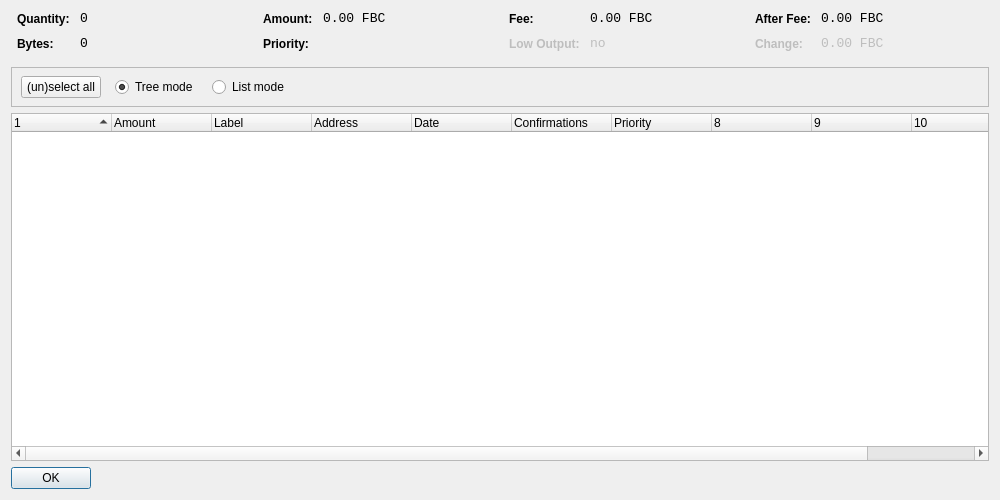
<?xml version="1.0" encoding="UTF-8"?>
<ui version="4.0">
 <class>CoinControlDialog</class>
 <widget class="QDialog" name="CoinControlDialog">
  <property name="geometry">
   <rect>
    <x>0</x>
    <y>0</y>
    <width>1000</width>
    <height>500</height>
   </rect>
  </property>
  <property name="windowTitle">
   <string>Coin Control</string>
  </property>
  <layout class="QVBoxLayout" name="verticalLayout">
   <item>
    <layout class="QHBoxLayout" name="horizontalLayoutTop" stretch="0,0,0,0">
     <property name="topMargin">
      <number>0</number>
     </property>
     <property name="bottomMargin">
      <number>10</number>
     </property>
     <item>
      <layout class="QFormLayout" name="formLayoutCoinControl1">
       <property name="horizontalSpacing">
        <number>10</number>
       </property>
       <property name="verticalSpacing">
        <number>10</number>
       </property>
       <property name="leftMargin">
        <number>6</number>
       </property>
       <property name="rightMargin">
        <number>6</number>
       </property>
       <item row="0" column="0">
        <widget class="QLabel" name="labelCoinControlQuantityText">
         <property name="styleSheet">
          <string notr="true">font-weight:bold;</string>
         </property>
         <property name="text">
          <string>Quantity:</string>
         </property>
        </widget>
       </item>
       <item row="0" column="1">
        <widget class="QLabel" name="labelCoinControlQuantity">
         <property name="font">
          <font>
           <family>Monospace</family>
           <pointsize>10</pointsize>
          </font>
         </property>
         <property name="cursor">
          <cursorShape>IBeamCursor</cursorShape>
         </property>
         <property name="contextMenuPolicy">
          <enum>Qt::ActionsContextMenu</enum>
         </property>
         <property name="text">
          <string notr="true">0</string>
         </property>
         <property name="textInteractionFlags">
          <set>Qt::LinksAccessibleByMouse|Qt::TextSelectableByKeyboard|Qt::TextSelectableByMouse</set>
         </property>
        </widget>
       </item>
       <item row="1" column="0">
        <widget class="QLabel" name="labelCoinControlBytesText">
         <property name="styleSheet">
          <string notr="true">font-weight:bold;</string>
         </property>
         <property name="text">
          <string>Bytes:</string>
         </property>
        </widget>
       </item>
       <item row="1" column="1">
        <widget class="QLabel" name="labelCoinControlBytes">
         <property name="font">
          <font>
           <family>Monospace</family>
           <pointsize>10</pointsize>
          </font>
         </property>
         <property name="cursor">
          <cursorShape>IBeamCursor</cursorShape>
         </property>
         <property name="contextMenuPolicy">
          <enum>Qt::ActionsContextMenu</enum>
         </property>
         <property name="text">
          <string notr="true">0</string>
         </property>
         <property name="textInteractionFlags">
          <set>Qt::LinksAccessibleByMouse|Qt::TextSelectableByKeyboard|Qt::TextSelectableByMouse</set>
         </property>
        </widget>
       </item>
      </layout>
     </item>
     <item>
      <layout class="QFormLayout" name="formLayoutCoinControl2">
       <property name="horizontalSpacing">
        <number>10</number>
       </property>
       <property name="verticalSpacing">
        <number>10</number>
       </property>
       <property name="leftMargin">
        <number>6</number>
       </property>
       <property name="rightMargin">
        <number>6</number>
       </property>
       <item row="0" column="0">
        <widget class="QLabel" name="labelCoinControlAmountText">
         <property name="styleSheet">
          <string notr="true">font-weight:bold;</string>
         </property>
         <property name="text">
          <string>Amount:</string>
         </property>
        </widget>
       </item>
       <item row="0" column="1">
        <widget class="QLabel" name="labelCoinControlAmount">
         <property name="font">
          <font>
           <family>Monospace</family>
           <pointsize>10</pointsize>
          </font>
         </property>
         <property name="cursor">
          <cursorShape>IBeamCursor</cursorShape>
         </property>
         <property name="contextMenuPolicy">
          <enum>Qt::ActionsContextMenu</enum>
         </property>
         <property name="text">
          <string notr="true">0.00 FBC</string>
         </property>
         <property name="textInteractionFlags">
          <set>Qt::LinksAccessibleByMouse|Qt::TextSelectableByKeyboard|Qt::TextSelectableByMouse</set>
         </property>
        </widget>
       </item>
       <item row="1" column="0">
        <widget class="QLabel" name="labelCoinControlPriorityText">
         <property name="styleSheet">
          <string notr="true">font-weight:bold;</string>
         </property>
         <property name="text">
          <string>Priority:</string>
         </property>
        </widget>
       </item>
       <item row="1" column="1">
        <widget class="QLabel" name="labelCoinControlPriority">
         <property name="font">
          <font>
           <family>Monospace</family>
           <pointsize>10</pointsize>
          </font>
         </property>
         <property name="cursor">
          <cursorShape>IBeamCursor</cursorShape>
         </property>
         <property name="contextMenuPolicy">
          <enum>Qt::ActionsContextMenu</enum>
         </property>
         <property name="text">
          <string/>
         </property>
         <property name="textInteractionFlags">
          <set>Qt::LinksAccessibleByMouse|Qt::TextSelectableByKeyboard|Qt::TextSelectableByMouse</set>
         </property>
        </widget>
       </item>
      </layout>
     </item>
     <item>
      <layout class="QFormLayout" name="formLayoutCoinControl3">
       <property name="horizontalSpacing">
        <number>10</number>
       </property>
       <property name="verticalSpacing">
        <number>10</number>
       </property>
       <property name="leftMargin">
        <number>6</number>
       </property>
       <property name="rightMargin">
        <number>6</number>
       </property>
       <item row="0" column="0">
        <widget class="QLabel" name="labelCoinControlFeeText">
         <property name="styleSheet">
          <string notr="true">font-weight:bold;</string>
         </property>
         <property name="text">
          <string>Fee:</string>
         </property>
        </widget>
       </item>
       <item row="0" column="1">
        <widget class="QLabel" name="labelCoinControlFee">
         <property name="font">
          <font>
           <family>Monospace</family>
           <pointsize>10</pointsize>
          </font>
         </property>
         <property name="cursor">
          <cursorShape>IBeamCursor</cursorShape>
         </property>
         <property name="contextMenuPolicy">
          <enum>Qt::ActionsContextMenu</enum>
         </property>
         <property name="text">
          <string notr="true">0.00 FBC</string>
         </property>
         <property name="textInteractionFlags">
          <set>Qt::LinksAccessibleByMouse|Qt::TextSelectableByKeyboard|Qt::TextSelectableByMouse</set>
         </property>
        </widget>
       </item>
       <item row="1" column="0">
        <widget class="QLabel" name="labelCoinControlLowOutputText">
         <property name="enabled">
          <bool>false</bool>
         </property>
         <property name="styleSheet">
          <string notr="true">font-weight:bold;</string>
         </property>
         <property name="text">
          <string>Low Output:</string>
         </property>
        </widget>
       </item>
       <item row="1" column="1">
        <widget class="QLabel" name="labelCoinControlLowOutput">
         <property name="enabled">
          <bool>false</bool>
         </property>
         <property name="font">
          <font>
           <family>Monospace</family>
           <pointsize>10</pointsize>
          </font>
         </property>
         <property name="cursor">
          <cursorShape>IBeamCursor</cursorShape>
         </property>
         <property name="contextMenuPolicy">
          <enum>Qt::ActionsContextMenu</enum>
         </property>
         <property name="text">
          <string notr="true">no</string>
         </property>
         <property name="textInteractionFlags">
          <set>Qt::LinksAccessibleByMouse|Qt::TextSelectableByKeyboard|Qt::TextSelectableByMouse</set>
         </property>
        </widget>
       </item>
      </layout>
     </item>
     <item>
      <layout class="QFormLayout" name="formLayoutCoinControl4">
       <property name="horizontalSpacing">
        <number>10</number>
       </property>
       <property name="verticalSpacing">
        <number>10</number>
       </property>
       <property name="leftMargin">
        <number>6</number>
       </property>
       <property name="rightMargin">
        <number>6</number>
       </property>
       <item row="0" column="0">
        <widget class="QLabel" name="labelCoinControlAfterFeeText">
         <property name="styleSheet">
          <string notr="true">font-weight:bold;</string>
         </property>
         <property name="text">
          <string>After Fee:</string>
         </property>
        </widget>
       </item>
       <item row="0" column="1">
        <widget class="QLabel" name="labelCoinControlAfterFee">
         <property name="font">
          <font>
           <family>Monospace</family>
           <pointsize>10</pointsize>
          </font>
         </property>
         <property name="cursor">
          <cursorShape>IBeamCursor</cursorShape>
         </property>
         <property name="contextMenuPolicy">
          <enum>Qt::ActionsContextMenu</enum>
         </property>
         <property name="text">
          <string notr="true">0.00 FBC</string>
         </property>
         <property name="textInteractionFlags">
          <set>Qt::LinksAccessibleByMouse|Qt::TextSelectableByKeyboard|Qt::TextSelectableByMouse</set>
         </property>
        </widget>
       </item>
       <item row="1" column="0">
        <widget class="QLabel" name="labelCoinControlChangeText">
         <property name="enabled">
          <bool>false</bool>
         </property>
         <property name="styleSheet">
          <string notr="true">font-weight:bold;</string>
         </property>
         <property name="text">
          <string>Change:</string>
         </property>
        </widget>
       </item>
       <item row="1" column="1">
        <widget class="QLabel" name="labelCoinControlChange">
         <property name="enabled">
          <bool>false</bool>
         </property>
         <property name="font">
          <font>
           <family>Monospace</family>
           <pointsize>10</pointsize>
          </font>
         </property>
         <property name="cursor">
          <cursorShape>IBeamCursor</cursorShape>
         </property>
         <property name="contextMenuPolicy">
          <enum>Qt::ActionsContextMenu</enum>
         </property>
         <property name="text">
          <string notr="true">0.00 FBC</string>
         </property>
         <property name="textInteractionFlags">
          <set>Qt::LinksAccessibleByMouse|Qt::TextSelectableByKeyboard|Qt::TextSelectableByMouse</set>
         </property>
        </widget>
       </item>
      </layout>
     </item>
    </layout>
   </item>
   <item>
    <widget class="QFrame" name="frame">
     <property name="minimumSize">
      <size>
       <width>0</width>
       <height>40</height>
      </size>
     </property>
     <property name="frameShape">
      <enum>QFrame::StyledPanel</enum>
     </property>
     <property name="frameShadow">
      <enum>QFrame::Sunken</enum>
     </property>
     <widget class="QWidget" name="horizontalLayoutWidget">
      <property name="geometry">
       <rect>
        <x>10</x>
        <y>0</y>
        <width>781</width>
        <height>41</height>
       </rect>
      </property>
      <layout class="QHBoxLayout" name="horizontalLayoutPanel" stretch="0,0,0,0,0">
       <property name="spacing">
        <number>14</number>
       </property>
       <item>
        <widget class="QPushButton" name="pushButtonSelectAll">
         <property name="sizePolicy">
          <sizepolicy hsizetype="Maximum" vsizetype="Fixed">
           <horstretch>0</horstretch>
           <verstretch>0</verstretch>
          </sizepolicy>
         </property>
         <property name="text">
          <string>(un)select all</string>
         </property>
        </widget>
       </item>
       <item>
        <widget class="QRadioButton" name="radioTreeMode">
         <property name="sizePolicy">
          <sizepolicy hsizetype="Maximum" vsizetype="Fixed">
           <horstretch>0</horstretch>
           <verstretch>0</verstretch>
          </sizepolicy>
         </property>
         <property name="text">
          <string>Tree mode</string>
         </property>
         <property name="checked">
          <bool>true</bool>
         </property>
        </widget>
       </item>
       <item>
        <widget class="QRadioButton" name="radioListMode">
         <property name="sizePolicy">
          <sizepolicy hsizetype="Maximum" vsizetype="Fixed">
           <horstretch>0</horstretch>
           <verstretch>0</verstretch>
          </sizepolicy>
         </property>
         <property name="text">
          <string>List mode</string>
         </property>
        </widget>
       </item>
       <item>
        <spacer name="horizontalSpacer">
         <property name="orientation">
          <enum>Qt::Horizontal</enum>
         </property>
         <property name="sizeHint" stdset="0">
          <size>
           <width>40</width>
           <height>20</height>
          </size>
         </property>
        </spacer>
       </item>
      </layout>
     </widget>
    </widget>
   </item>
   <item>
    <widget class="CoinControlTreeWidget" name="treeWidget">
     <property name="contextMenuPolicy">
      <enum>Qt::CustomContextMenu</enum>
     </property>
     <property name="sortingEnabled">
      <bool>false</bool>
     </property>
     <property name="columnCount">
      <number>11</number>
     </property>
     <attribute name="headerShowSortIndicator" stdset="0">
      <bool>true</bool>
     </attribute>
     <attribute name="headerStretchLastSection">
      <bool>false</bool>
     </attribute>
     <column>
      <property name="text">
       <string/>
      </property>
     </column>
     <column>
      <property name="text">
       <string>Amount</string>
      </property>
     </column>
     <column>
      <property name="text">
       <string>Label</string>
      </property>
     </column>
     <column>
      <property name="text">
       <string>Address</string>
      </property>
     </column>
     <column>
      <property name="text">
       <string>Date</string>
      </property>
     </column>
     <column>
      <property name="text">
       <string>Confirmations</string>
      </property>
      <property name="toolTip">
       <string>Confirmed</string>
      </property>
     </column>
     <column>
      <property name="text">
       <string>Priority</string>
      </property>
     </column>
     <column>
      <property name="text">
       <string/>
      </property>
     </column>
     <column>
      <property name="text">
       <string/>
      </property>
     </column>
     <column>
      <property name="text">
       <string/>
      </property>
     </column>
     <column>
      <property name="text">
       <string/>
      </property>
     </column>
    </widget>
   </item>
   <item>
    <widget class="QDialogButtonBox" name="buttonBox">
     <property name="sizePolicy">
      <sizepolicy hsizetype="Maximum" vsizetype="Fixed">
       <horstretch>0</horstretch>
       <verstretch>0</verstretch>
      </sizepolicy>
     </property>
     <property name="orientation">
      <enum>Qt::Horizontal</enum>
     </property>
     <property name="standardButtons">
      <set>QDialogButtonBox::Ok</set>
     </property>
    </widget>
   </item>
  </layout>
 </widget>
 <customwidgets>
  <customwidget>
   <class>CoinControlTreeWidget</class>
   <extends>QTreeWidget</extends>
   <header>coincontroltreewidget.h</header>
  </customwidget>
 </customwidgets>
 <resources/>
 <connections/>
</ui>
